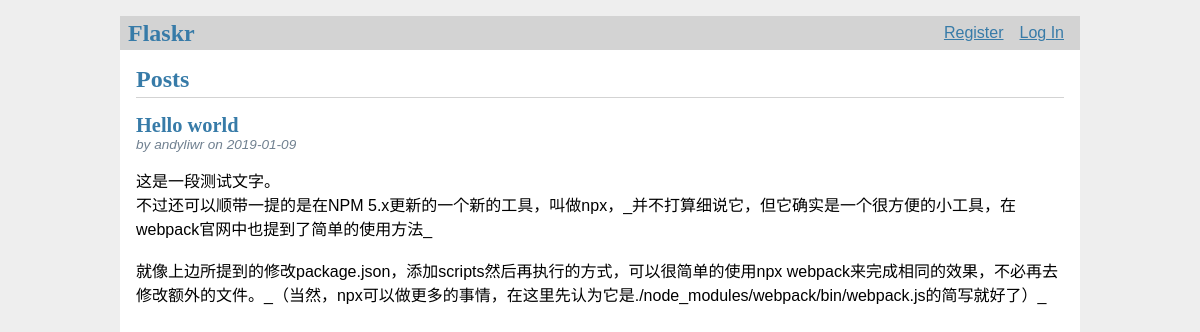
The page / on the database its author committed.
### tables this page shows
CREATE TABLE post (
  id INTEGER PRIMARY KEY AUTOINCREMENT,
  author_id INTEGER NOT NULL,
  created TIMESTAMP NOT NULL DEFAULT CURRENT_TIMESTAMP,
  title TEXT NOT NULL,
  body TEXT NOT NULL,
  FOREIGN KEY (author_id) REFERENCES user (id)
);

CREATE TABLE user (
  id INTEGER PRIMARY KEY AUTOINCREMENT,
  username TEXT UNIQUE NOT NULL,
  password TEXT NOT NULL
);

### flaskr/blog.py (the view)
@bp.route('/')
def index():
    db = get_db()
    posts = db.execute(
        'SELECT p.id, title, body, created, author_id, username'
        ' FROM post p JOIN user u ON p.author_id = u.id'
        ' ORDER BY created DESC'
    ).fetchall()
    return render_template('blog/index.html', posts=posts)

### flaskr/auth.py (called while the page is built)
@bp.before_app_request
def load_logined_in_user():
    user_id = session.get('user_id')
    if user_id is None:
        g.user = None
    else:
        g.user = get_db().execute('SELECT * FROM user WHERE id = ?',
                                  (user_id, )).fetchone()

### flaskr/db.py (called while the page is built)
def get_db():
    if 'db' not in g:
        g.db = sqlite3.connect(
            current_app.config['DATABASE'],
            detect_types=sqlite3.PARSE_DECLTYPES)
        g.db.row_factory = sqlite3.Row
    return g.db

### flaskr/templates/blog/index.html (shortened to what this page needs)
{% extends 'base.html' %} {% block header %}
<h1>{% block title %}Posts{% endblock %}</h1>
{% if g.user %} <a class="action" href="{{ url_for('blog.create') }}">New</a> {% endif %} {% endblock %} {% block content %} {% for post in posts %}
<article class="post">
  <header>
    <div>
      <h1>{{ post['title'] }}</h1>
      <div class="about">by {{ post['username'] }} on {{ post['created'].strftime('%Y-%m-%d') }}</div>
    </div>
  </header>
  <p class="body">{{ post['body'] }}</p>
</article>
 {% endfor %} {% endblock %}

### flaskr/templates/base.html (shortened to what this page needs)
<!DOCTYPE html>
<html>
  <head>
    <link rel="stylesheet" href="{{ url_for('static', filename='style.css') }}" />
  </head>
  <body>
    <nav>
      <h1>Flaskr</h1>
      <ul>
        {% if g.user %}
          <li>
            <span>{{ g.user['username'] }}</span>
          </li>
          <li><a href="{{ url_for('auth.logout') }}">Log Out</a></li>
        {% else %}
          <li><a href="{{ url_for('auth.register') }}">Register</a></li>
          <li><a href="{{ url_for('auth.login') }}">Log In</a></li>
        {% endif %}
      </ul>
    </nav>
    <section class="content">
      <header>
        {% block header %}
        {% endblock %}
      </header>
      {% block content %}
      {% endblock %}
    </section>
  </body>
</html>

### flaskr/static/style.css (style rules this page uses)
html { font-family: sans-serif; background: #eee; padding: 1rem; }
body { max-width: 960px; margin: 0 auto; background: white; }
h1 { font-family: serif; color: #377ba8; margin: 1rem 0; }
a { color: #377ba8; }
nav { background: lightgray; display: flex; align-items: center; padding: 0 0.5rem; }
nav h1 { flex: auto; margin: 0; }
nav ul { display: flex; list-style: none; margin: 0; padding: 0; }
nav ul li a, nav ul li span, header .action { display: block; padding: 0.5rem; }
.content { padding: 0 1rem 1rem; }
.content > header { border-bottom: 1px solid lightgray; display: flex; align-items: flex-end; }
.content > header h1 { flex: auto; margin: 1rem 0 0.25rem 0; }
.post > header { display: flex; align-items: flex-end; font-size: 0.85em; }
.post > header > div:first-of-type { flex: auto; }
.post > header h1 { font-size: 1.5em; margin-bottom: 0; }
.post .about { color: slategray; font-style: italic; }
.post .body { white-space: pre-line; }
.content:last-child { margin-bottom: 0; }

### rows shown on the page
post: title "Hello world", username "andyliwr", created "2019-01-09", body "这是一段测试文字。 不过还可以顺带一提的是在NPM 5.x更新的一个新的工具，叫做npx，_并不打算细说它，但它确实是一个很方便的小工具，在webpack官网中也提到了简单的使用方法_ 就像上边所提到的修改package.json，添加scripts然后再执行的方式，可以很简单的使用npx webpack来完成相同的效果，不必再去修改额外的文件。_（当然，npx可以做更多的事情，在这里先认为它是./node_modules/webpack/bin/webpack.js的简写就好了）_"
